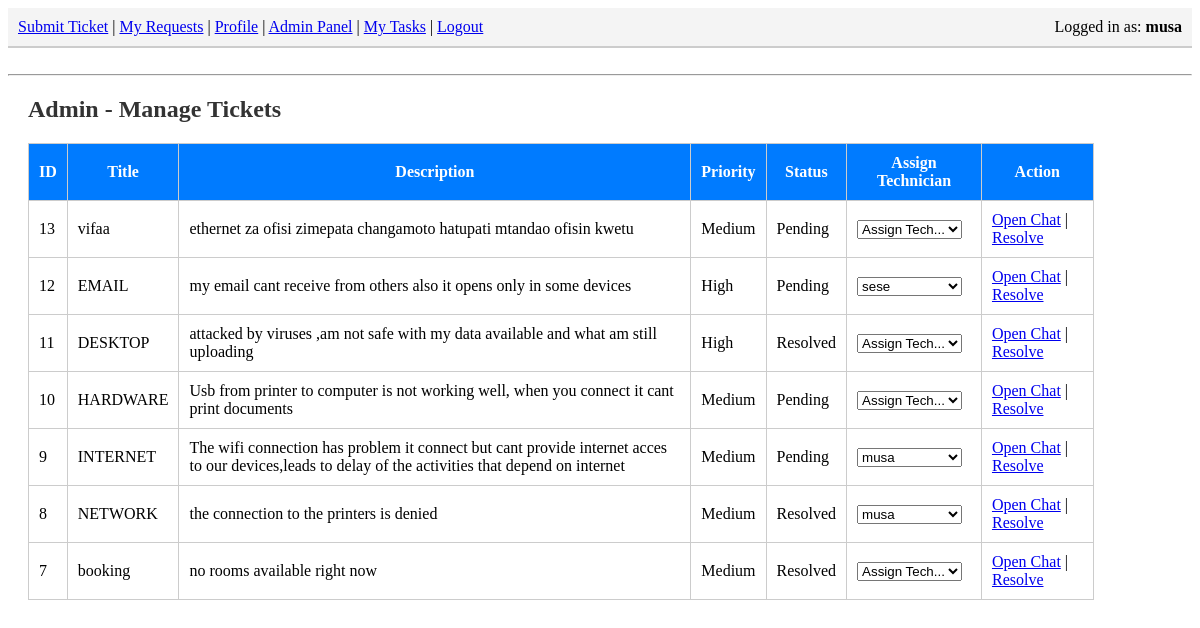
The page /admin.php (signed in) on the database its author committed.
### tables this page shows
CREATE TABLE `tickets` (
  `id` int(11) NOT NULL,
  `user_id` int(11) DEFAULT NULL,
  `title` varchar(255) DEFAULT NULL,
  `description` text DEFAULT NULL,
  `status` varchar(50) DEFAULT NULL,
  `created_at` timestamp NOT NULL DEFAULT current_timestamp(),
  `priority` enum('Low','Medium','High') DEFAULT 'Medium',
  `assigned_to` int(11) DEFAULT NULL,
  `category` enum('Hardware','Software','Network','Email','Printer','Other') DEFAULT 'Other'
);

### admin.php (the view, shortened to what this page needs)
<?php
include 'config.php';
$tech_result = mysqli_query($conn, "SELECT id, name FROM users WHERE role='admin' OR role='tech'");
$sql = "SELECT * FROM tickets ORDER BY id DESC";
$result = mysqli_query($conn, $sql);
?>
<!DOCTYPE html>
<html>
<head>
    <link rel="stylesheet" href="style.css">
</head>
<body>
  <div class="nav" style="background: #f4f4f4; padding: 10px; border-bottom: 2px solid #ccc;">
    <a href="submit_ticket.php">Submit Ticket</a> |
    <a href="view_tickets.php">My Requests</a> |
    <a href="profile.php">Profile</a> |
    <?php if($_SESSION['role'] == 'admin'): ?>
        <a href="admin.php">Admin Panel</a> |
    <?php endif; ?>
    <?php if($_SESSION['role'] == 'admin' || $_SESSION['role'] == 'tech'): ?>
        <a href="tech_dashboard.php">My Tasks</a> |
    <?php endif; ?>
    <a href="logout.php">Logout</a>
    <span style="float:right;">Logged in as: <strong><?php echo $_SESSION['user_name']; ?></strong></span>
</div>
<br>
<hr>
<h2>Admin - Manage Tickets</h2>
<table border="1">
    <tr>
        <th>ID</th>
        <th>Title</th>
        <th>Description</th>
        <th>Priority</th> <th>Status</th>
        <th>Assign Technician</th> <th>Action</th>
    </tr>
 <?php
while ($row = mysqli_fetch_assoc($result)) {
    echo "<tr>
            <td>".$row['id']."</td>
            <td>".$row['title']."</td>
            <td>".$row['description']."</td>
            <td>".$row['priority']."</td>
            <td>".$row['status']."</td>
            <td>
                <form method='POST' style='margin:0; padding:0; background:none; box-shadow:none; width:auto;'>
                    <input type='hidden' name='ticket_id' value='".$row['id']."'>
                    <select name='tech_id' onchange='this.form.submit()'>
                        <option value=''>Assign Tech...</option>";
                        mysqli_data_seek($tech_result, 0);
                        while($tech = mysqli_fetch_assoc($tech_result)) {
                            $selected = ($row['assigned_to'] == $tech['id']) ? "selected" : "";
                            echo "<option value='".$tech['id']."' $selected>".$tech['name']."</option>";
                        }
    echo "          </select>
                    <input type='hidden' name='assign_ticket' value='1'>
                </form>
            </td>
            <td>
                <a href='ticket_details.php?id=".$row['id']."'>Open Chat</a> |
                <a href='admin.php?id=".$row['id']."' onclick='return confirm(\"Mark as resolved?\")'>Resolve</a>
            </td>
          </tr>";
}
?>
</table>
</body>
</html>

### style.css (style rules this page uses)
h2 { margin: 20px; color: #333; }
form { background: white; padding: 20px; margin: 20px; width: 350px; border-radius: 10px; box-shadow: 0 0 10px rgba(0,0,0,0.1); }
table { width: 90%; margin: 20px; border-collapse: collapse; background: white; }
th { background-color: #007BFF; color: white; }
th, td { padding: 10px; border: 1px solid #ccc; }

### rows shown on the page
tickets: id "13", title "vifaa", description "ethernet za ofisi zimepata changamoto hatupati mtandao ofisin kwetu", priority "Medium", status "Pending"
tickets: id "12", title "EMAIL", description "my email cant receive from others also it opens only in some devices", priority "High", status "Pending"
tickets: id "11", title "DESKTOP", description "attacked by viruses ,am not safe with my data available and what am still uploading", priority "High", status "Resolved"
tickets: id "10", title "HARDWARE", description "Usb from printer to computer is not working well, when you connect it cant print documents", priority "Medium", status "Pending"
tickets: id "9", title "INTERNET", description "The wifi connection has problem it connect but cant provide internet acces to our devices,leads to delay of the activities that depend on internet", priority "Medium", status "Pending"
tickets: id "8", title "NETWORK", description "the connection to the printers is denied", priority "Medium", status "Resolved"
tickets: id "7", title "booking", description "no rooms available right now", priority "Medium", status "Resolved"

### other values the page prints
$_SESSION['user_name'] "musa"
form field tech_id "sese"
form field tech_id "musa"
